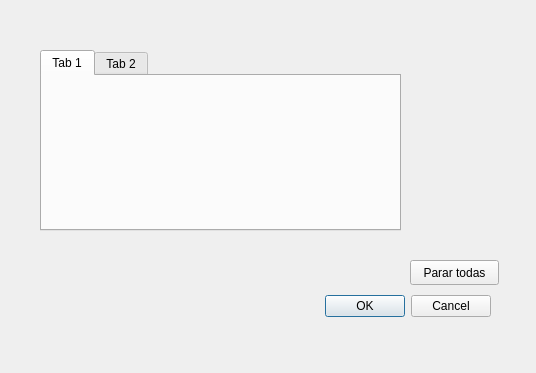
<?xml version="1.0" encoding="UTF-8"?>
<ui version="4.0">
 <class>DControlBolas</class>
 <widget class="QDialog" name="DControlBolas">
  <property name="geometry">
   <rect>
    <x>0</x>
    <y>0</y>
    <width>536</width>
    <height>373</height>
   </rect>
  </property>
  <property name="windowTitle">
   <string>Dialog</string>
  </property>
  <widget class="QDialogButtonBox" name="buttonBox">
   <property name="geometry">
    <rect>
     <x>150</x>
     <y>290</y>
     <width>341</width>
     <height>32</height>
    </rect>
   </property>
   <property name="orientation">
    <enum>Qt::Horizontal</enum>
   </property>
   <property name="standardButtons">
    <set>QDialogButtonBox::Cancel|QDialogButtonBox::Ok</set>
   </property>
  </widget>
  <widget class="QTabWidget" name="tabBolas">
   <property name="geometry">
    <rect>
     <x>40</x>
     <y>50</y>
     <width>361</width>
     <height>181</height>
    </rect>
   </property>
   <widget class="QWidget" name="tab">
    <attribute name="title">
     <string>Tab 1</string>
    </attribute>
   </widget>
   <widget class="QWidget" name="tab_2">
    <attribute name="title">
     <string>Tab 2</string>
    </attribute>
   </widget>
  </widget>
  <widget class="QPushButton" name="botonPararTodas">
   <property name="geometry">
    <rect>
     <x>410</x>
     <y>260</y>
     <width>89</width>
     <height>25</height>
    </rect>
   </property>
   <property name="text">
    <string>Parar todas</string>
   </property>
  </widget>
 </widget>
 <resources/>
 <connections>
  <connection>
   <sender>buttonBox</sender>
   <signal>accepted()</signal>
   <receiver>DControlBolas</receiver>
   <slot>accept()</slot>
   <hints>
    <hint type="sourcelabel">
     <x>248</x>
     <y>254</y>
    </hint>
    <hint type="destinationlabel">
     <x>157</x>
     <y>274</y>
    </hint>
   </hints>
  </connection>
  <connection>
   <sender>buttonBox</sender>
   <signal>rejected()</signal>
   <receiver>DControlBolas</receiver>
   <slot>reject()</slot>
   <hints>
    <hint type="sourcelabel">
     <x>316</x>
     <y>260</y>
    </hint>
    <hint type="destinationlabel">
     <x>286</x>
     <y>274</y>
    </hint>
   </hints>
  </connection>
 </connections>
</ui>
